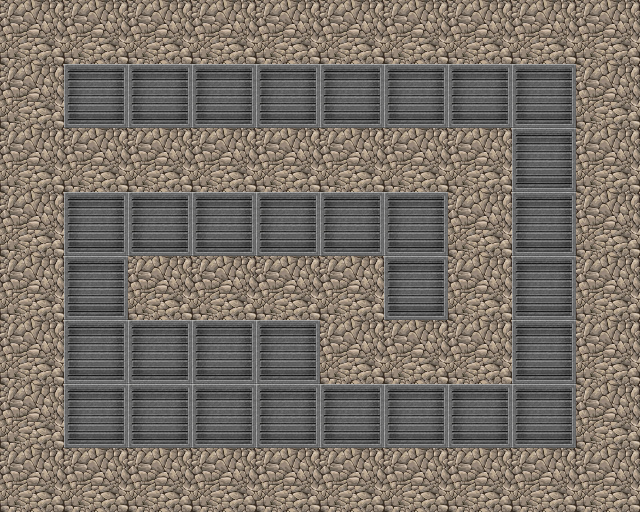

This game map was drawn from its Tiled (.tmx) file and the tilesets committed beside it. A one-line description and the full map source follow:
An orthogonal 10x8 tile map with 64x64 px tiles, 1 tile layer (Tile Layer 1).

<map version="1.0" orientation="orthogonal" renderorder="right-down" width="10" height="8" tilewidth="64" tileheight="64" nextobjectid="1">
 <tileset firstgid="1" name="tiles" tilewidth="64" tileheight="64" tilecount="100" columns="10">
  <image source="../tiles/tiles.png" width="640" height="640" />
 </tileset>
 <layer name="Tile Layer 1" width="10" height="8">
  <data encoding="csv">
1,1,1,1,1,1,1,1,1,1,
1,2,2,2,2,2,2,2,2,1,
1,1,1,1,1,1,1,1,2,1,
1,2,2,2,2,2,2,1,2,1,
1,2,1,1,1,1,2,1,2,1,
1,2,2,2,2,1,1,1,2,1,
1,2,2,2,2,2,2,2,2,1,
1,1,1,1,1,1,1,1,1,1
</data>
 </layer>
</map>